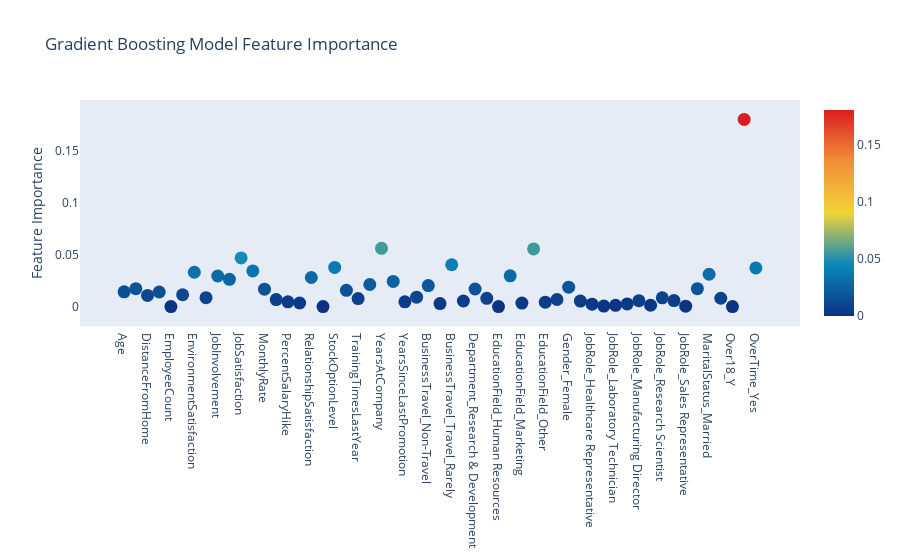

Notebook cell for this chart:
### Markdown cell above
### HR 관리 요소 랭킹
Feature Ranking via the Gradient Boosting Model

### Code cell
# Scatter plot
trace = go.Scatter(
    y = gb.feature_importances_,
    x = attrition_final.columns.values,
    mode='markers',
    marker=dict(
        sizemode = 'diameter',
        sizeref = 1,
        size = 13,
        #size= rf.feature_importances_,
        #color = np.random.randn(500), #set color equal to a variable
        color = gb.feature_importances_,
        colorscale='Portland',
        showscale=True
    ),
    text = attrition_final.columns.values
)
data = [trace]

layout= go.Layout(
    autosize= True,
    title= 'Gradient Boosting Model Feature Importance',
    hovermode= 'closest',
     xaxis= dict(
         ticklen= 5,
         showgrid=False,
        zeroline=False,
        showline=False
     ),
    yaxis=dict(
        title= 'Feature Importance',
        showgrid=False,
        zeroline=False,
        ticklen= 5,
        gridwidth= 2
    ),
    showlegend= False
)
fig = go.Figure(data=data, layout=layout)
py.iplot(fig,filename='scatter')

### Figure 1 — Plotly figure (JSON) as saved in the notebook; plotly's stock layout.template omitted (floating-point values rounded to 4 significant figures)
{"data": [{"marker": {"color": [0.01415, 0.0172, 0.01077, 0.01404, 0, 0.01138, 0.033, 0.00856, 0.02942, 0.02618, 0.04681, 0.03427, 0.01672, 0.006698, 0.004612, 0.003419, 0.02796, 0, 0.03769, 0.01566, 0.007702, 0.02126, 0.05607, 0.02422, 0.004612, 0.009076, 0.02023, 0.002875, 0.04022, 0.005346, 0.01692, 0.007927, 1.457e-05, 0.02961, 0.003352, 0.05546, 0.004201, 0.006791, 0.0187, 0.005278, 0.002304, 0.0004685, 0.00121, 0.002517, 0.005648, 0.001286, 0.008383, 0.005789, 0.0003697, 0.01722, 0.03112, 0.008004, 0, 0.1801, 0.0372], "colorscale": [[0, "rgb(12,51,131)"], [0.25, "rgb(10,136,186)"], [0.5, "rgb(242,211,56)"], [0.75, "rgb(242,143,56)"], [1, "rgb(217,30,30)"]], "showscale": true, "size": 13, "sizemode": "diameter", "sizeref": 1}, "mode": "markers", "text": ["Age", "DailyRate", "DistanceFromHome", "Education", "EmployeeCount", "EmployeeNumber", "EnvironmentSatisfaction", "HourlyRate", "JobInvolvement", "JobLevel", "JobSatisfaction", "MonthlyIncome", "MonthlyRate", "NumCompaniesWorked", "PercentSalaryHike", "PerformanceRating", "RelationshipSatisfaction", "StandardHours", "StockOptionLevel", "TotalWorkingYears", "TrainingTimesLastYear", "WorkLifeBalance", "YearsAtCompany", "YearsInCurrentRole", "YearsSinceLastPromotion", "YearsWithCurrManager", "BusinessTravel_Non-Travel", "BusinessTravel_Travel_Frequently", "BusinessTravel_Travel_Rarely", "Department_Human Resources", "Department_Research & Development", "Department_Sales", "EducationField_Human Resources", "EducationField_Life Sciences", "EducationField_Marketing", "EducationField_Medical", "EducationField_Other", "EducationField_Technical Degree", "Gender_Female", "Gender_Male", "JobRole_Healthcare Representative", "JobRole_Human Resources", "JobRole_Laboratory Technician", "JobRole_Manager", "JobRole_Manufacturing Director", "JobRole_Research Director", "JobRole_Research Scientist", "JobRole_Sales Executive", "JobRole_Sales Representative", "MaritalStatus_Divorced", "MaritalStatus_Married", "MaritalStatus_Single", "Over18_Y", "OverTime_No", "OverTime_Yes"], "type": "scatter", "x": ["Age", "DailyRate", "DistanceFromHome", "Education", "EmployeeCount", "EmployeeNumber", "EnvironmentSatisfaction", "HourlyRate", "JobInvolvement", "JobLevel", "JobSatisfaction", "MonthlyIncome", "MonthlyRate", "NumCompaniesWorked", "PercentSalaryHike", "PerformanceRating", "RelationshipSatisfaction", "StandardHours", "StockOptionLevel", "TotalWorkingYears", "TrainingTimesLastYear", "WorkLifeBalance", "YearsAtCompany", "YearsInCurrentRole", "YearsSinceLastPromotion", "YearsWithCurrManager", "BusinessTravel_Non-Travel", "BusinessTravel_Travel_Frequently", "BusinessTravel_Travel_Rarely", "Department_Human Resources", "Department_Research & Development", "Department_Sales", "EducationField_Human Resources", "EducationField_Life Sciences", "EducationField_Marketing", "EducationField_Medical", "EducationField_Other", "EducationField_Technical Degree", "Gender_Female", "Gender_Male", "JobRole_Healthcare Representative", "JobRole_Human Resources", "JobRole_Laboratory Technician", "JobRole_Manager", "JobRole_Manufacturing Director", "JobRole_Research Director", "JobRole_Research Scientist", "JobRole_Sales Executive", "JobRole_Sales Representative", "MaritalStatus_Divorced", "MaritalStatus_Married", "MaritalStatus_Single", "Over18_Y", "OverTime_No", "OverTime_Yes"], "y": [0.01415, 0.0172, 0.01077, 0.01404, 0, 0.01138, 0.033, 0.00856, 0.02942, 0.02618, 0.04681, 0.03427, 0.01672, 0.006698, 0.004612, 0.003419, 0.02796, 0, 0.03769, 0.01566, 0.007702, 0.02126, 0.05607, 0.02422, 0.004612, 0.009076, 0.02023, 0.002875, 0.04022, 0.005346, 0.01692, 0.007927, 1.457e-05, 0.02961, 0.003352, 0.05546, 0.004201, 0.006791, 0.0187, 0.005278, 0.002304, 0.0004685, 0.00121, 0.002517, 0.005648, 0.001286, 0.008383, 0.005789, 0.0003697, 0.01722, 0.03112, 0.008004, 0, 0.1801, 0.0372]}], "layout": {"autosize": true, "hovermode": "closest", "showlegend": false, "title": {"text": "Gradient Boosting Model Feature Importance"}, "xaxis": {"showgrid": false, "showline": false, "ticklen": 5, "zeroline": false}, "yaxis": {"gridwidth": 2, "showgrid": false, "ticklen": 5, "title": {"text": "Feature Importance"}, "zeroline": false}}}
